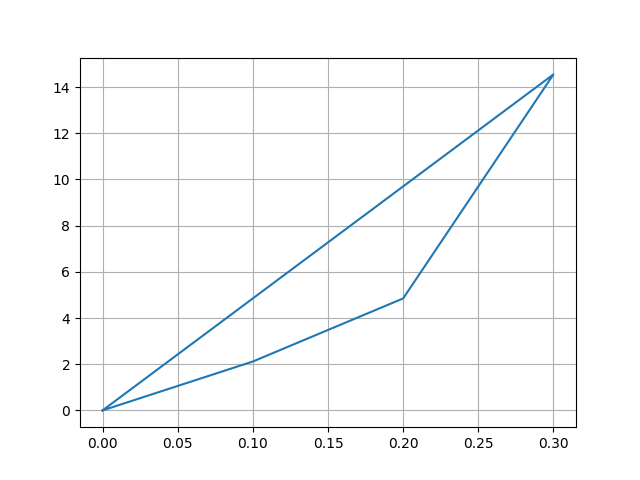

Recreate this plot in Python.
import matplotlib.pyplot as plt
import numpy as np

x0, xn = list(map(float, input("Enter the starting and ending points: ").split()))
h = float(input("Enter the step size: "))
y0 = float(input("Enter the initial condition: "))
n = (xn - x0) / h
print(n)
f = lambda x, y: (y - x) / (y + x)
y = y0
X = np.zeros(int(n + 2))
Y = np.zeros(int(n + 2))
X[0], Y[0] = 0, 0
for i in range(int(n + 1)):
    k1 = h * f(x0, y0)
    k2 = h * f(x0 + (h / 2), y0 + (k1 / 2))
    k3 = h * f(x0 + (h / 2), y0 + (k2 / 2))
    k4 = h * f(x0 + h, y0 + k3)
    y = y0 + (1 / 6) * (k1 + 2 * k2 + 2 * k3 + k4)
    print('{} {}'.format(x0, y0))
    x0 += h
    y0 += y
    X[i + 1], Y[i + 1] = x0, y0
plt.plot(X, Y)
plt.grid()
plt.show()
